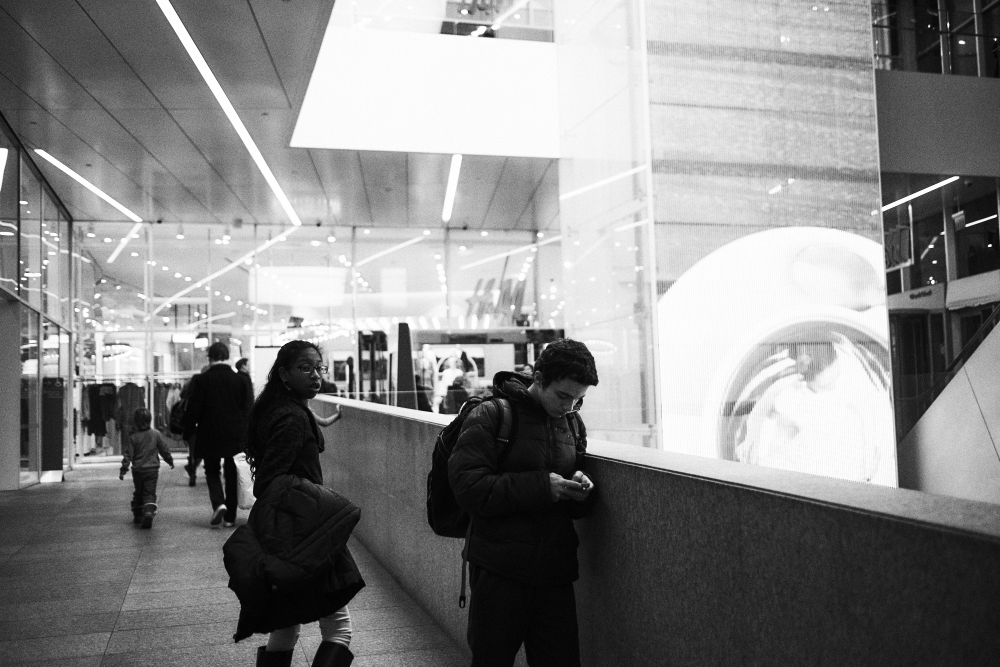
#> input picture work_03/data/image2.jpg, 2000 x 1333 px (shown at 1/2 size)
$ python contrast_correction.py --image data/image2.jpg
#> lines starting #> are read from the running program, lines starting #| are printed output that depends on the picture; after the words box and inside, x2 and y2 are one past the last pixel; in counts of white or black regions, pixels touching at a corner belong together
import numpy as np
import cv2
import argparse
import sys

def histogram_equalization(image):
  hist,bins = np.histogram(image.flatten(), 256, [0,255])
  cdf = hist.cumsum()
  cdf = 255 * cdf / cdf[-1]
  equalized_image = np.interp(image, range(0, 256), cdf)
  return equalized_image.astype(np.uint8)

def join_equalized_with_otsu(equalized, otsu_image):
  otsu_image = np.clip(np.floor(otsu_image - 254), 0, 255)
  final_image = equalized * otsu_image
  return final_image.astype(np.uint8)

def main():
  np.set_printoptions(threshold=sys.maxsize)
  ap = argparse.ArgumentParser()

  ap.add_argument('-i', '--image', required=True,
    help='path to input image')

  args = vars(ap.parse_args())

  img = cv2.imread(args['image'], 0)
#> img is the input picture: shape (1333, 2000); min 0, max 255, mean 134.4

  # imgf is original image with Otsu
  ret, imgf = cv2.threshold(img, 0, 255, cv2.THRESH_OTSU)
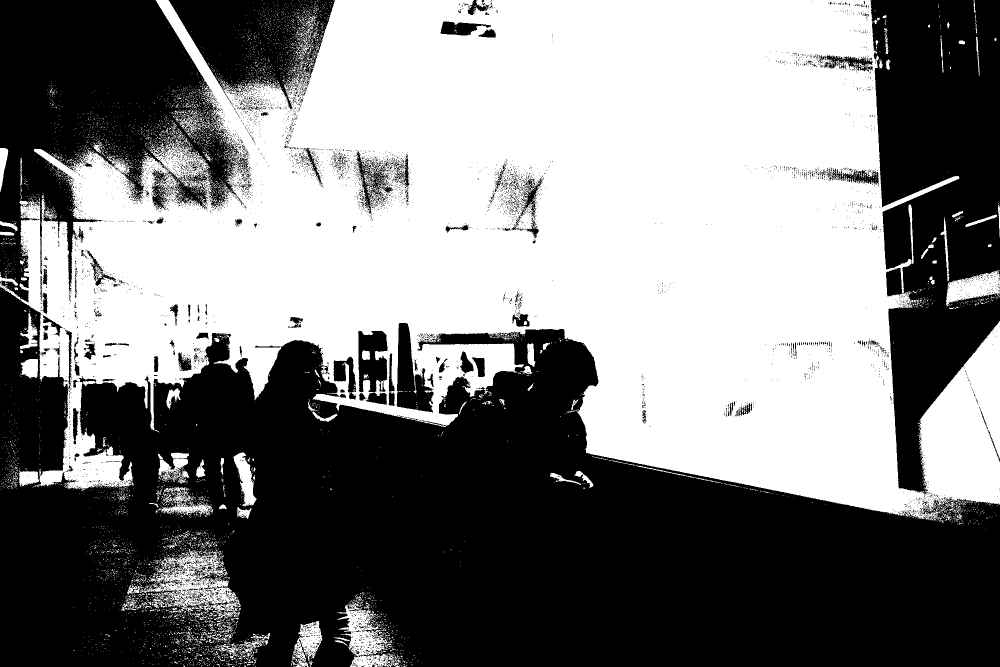
#> imgf: shape (1333, 2000) (shown at 1/2 size); 49.5% white; 6638 white regions (6451 under 20 px), largest, box (x1, y1, x2, y2) and area: (0, 0, 2000, 1045) 1256550, (279, 1098, 482, 1240) 10983, (674, 1203, 803, 1333) 6241
#> ret = 135

  equalized = histogram_equalization(img)
#> in histogram_equalization, `hist,bins = np.histogram(image.flatten(), 256, [0,255])`: hist = 256 values, max 48588 at index 251, min 376 at index 0, mean 10414.1; bins = 257 values from 0 to 255
#> in histogram_equalization, `cdf = hist.cumsum()`: cdf = 256 values from 376 to 2666000
#> in histogram_equalization, `cdf = 255 * cdf / cdf[-1]`: cdf = 256 values from 0.036 to 255
#> in histogram_equalization, `equalized_image = np.interp(image, range(0, 256), cdf)`:
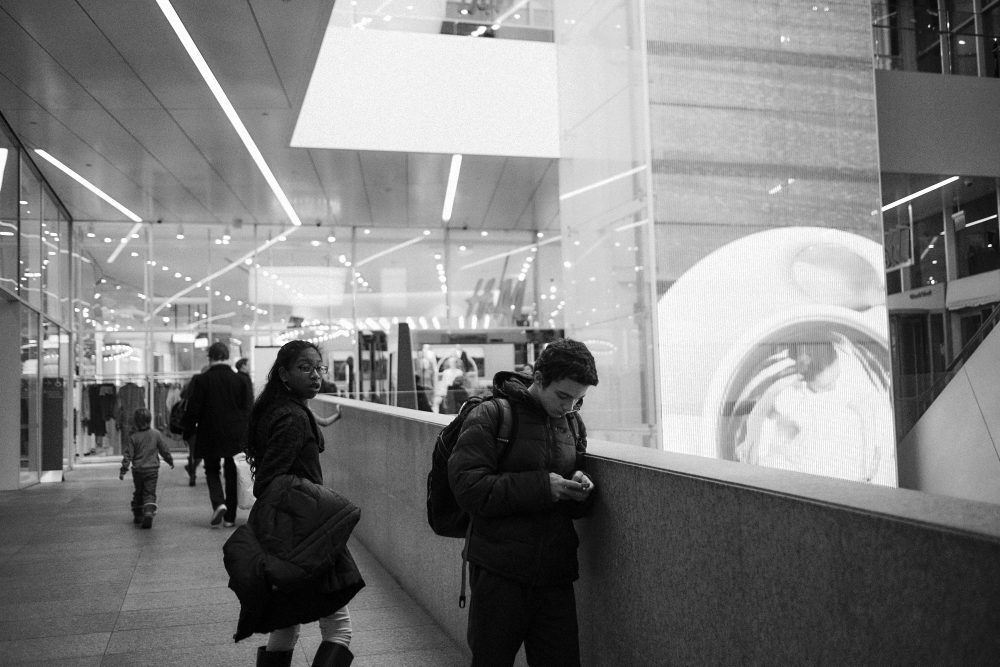
#> equalized_image: shape (1333, 2000) float64 (shown at 1/2 size); min 0.036, max 255, mean 128.2
  result = join_equalized_with_otsu(equalized, imgf)
#> in join_equalized_with_otsu, `final_image = equalized * otsu_image`:
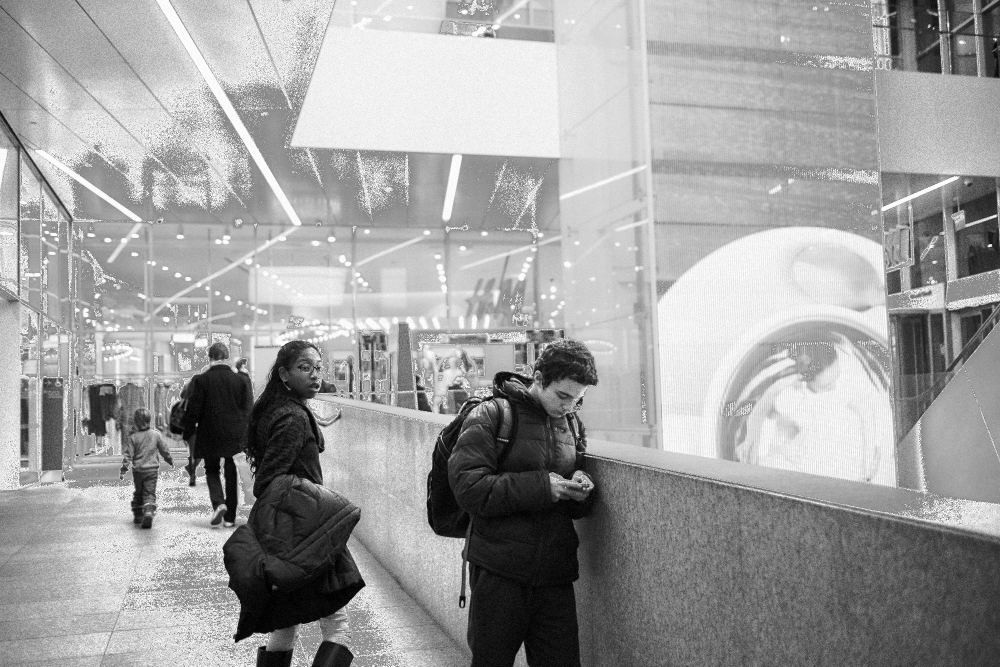
#> final_image: shape (1333, 2000) float16 (shown at 1/2 size); min 0, max 256, mean 160.2; drawn with min black and max white

  cv2.imshow('Original', img)
  cv2.imshow('Otsu', imgf)
  cv2.imshow('Equalized', equalized)
  cv2.imshow('Otsu + Equalization', result)

  cv2.waitKey(0)
  cv2.destroyAllWindows()

if (__name__ == '__main__'):
  main()

$ run again, on work_03/data/image3.jpeg
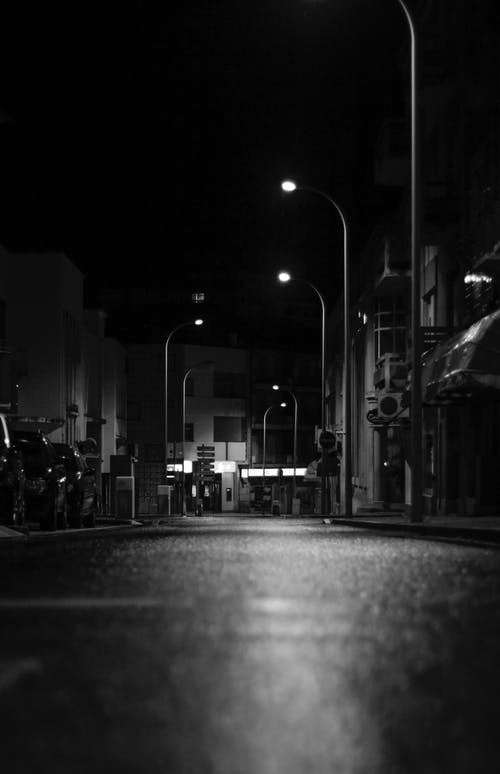
#> input picture work_03/data/image3.jpeg, 500 x 774 px
#> in main, img is the input picture: shape (774, 500); min 0, max 255, mean 31.8
#> in main, `ret, imgf = cv2.threshold(img, 0, 255, cv2.THRESH_OTSU)`:
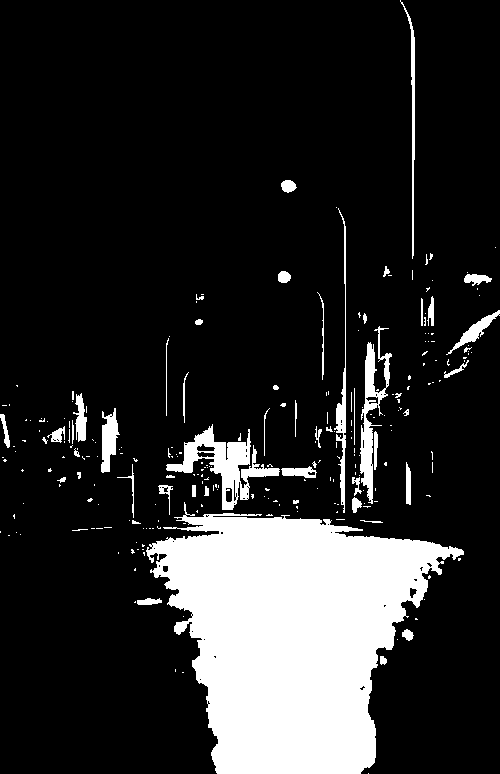
#> imgf: shape (774, 500); 16.4% white; 251 white regions (198 under 20 px), largest, box (x1, y1, x2, y2) and area: (146, 502, 464, 774) 51361, (166, 424, 280, 510) 2943, (360, 326, 392, 504) 1809
#> ret = 65
#> hist = 256 values, max 51341 at index 2, min 2 at index 213, mean 1511.7; bins = 257 values from 0 to 255
#> in histogram_equalization, `cdf = hist.cumsum()`: cdf = 256 values from 694 to 387000
#> in histogram_equalization, `cdf = 255 * cdf / cdf[-1]`: cdf = 256 values from 0.457 to 255
#> in join_equalized_with_otsu, `return final_image.astype(np.uint8)`:
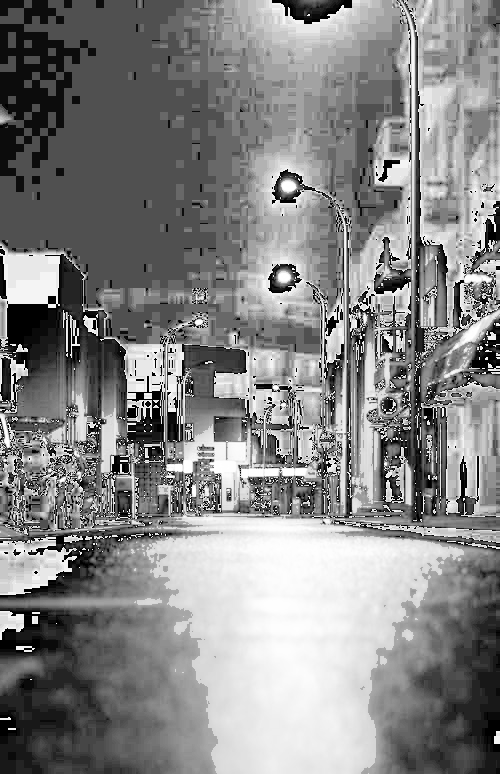
#> returned value: shape (774, 500); min 0, max 255, mean 133.1
